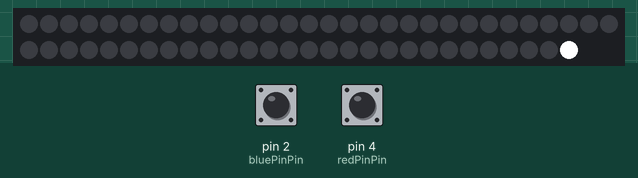
This sketch was run on a simulated Arduino Uno, built with avr-gcc and run on an emulated ATmega328P. Parts: 58 RGB LEDs in strip order, left to right, continuing on the next row. The inputs (shaded band) are chosen by the test bench; at power-on: pin 2 (bluePinPin) HIGH, pin 4 (redPinPin) HIGH. Dim RGB values are drawn brighter than linear.

Above: at 0.1 s.
At 9.9 s:
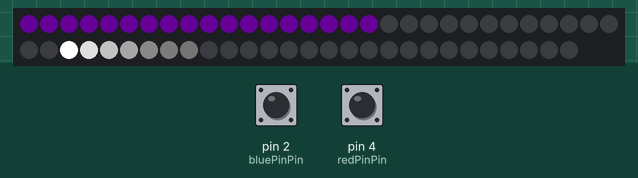
At 19.9 s:
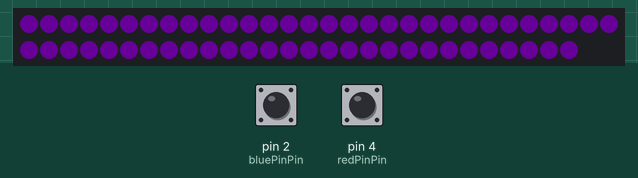
At 27.6 s:
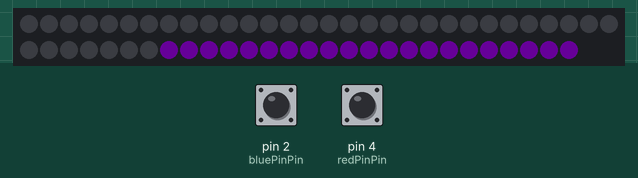
At 35.8 s:
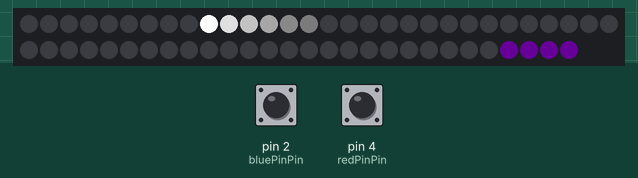
At 38.78 s:
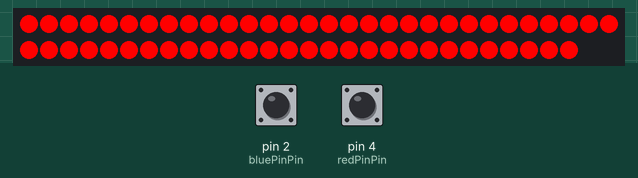

The sketch:

_2018rainbowsS1.ino
```cpp
#include "FastLED.h"
#define lct 58
#define DATA_PIN 9
#define PURPLE_HUE 200
#define redPinPin  4
#define bluePinPin 2
//blue HIGH, red HIGH: standBy //rainbows and purple
//blue LOW, red HIGH: seesCube //green
//blue HIGH, red LOW: hasCube //yellow
//blue LOW, blue LOW: timeAlert //flash red

CRGB leds[lct];
float p = lct + 6;
float r = lct + 6;
float t = 0;
float ps = 0;
boolean pu = false;
boolean bluePinVal = false;
boolean redPinVal = false;
void setup() {
  FastLED.addLeds<WS2812B, DATA_PIN, GRB>(leds, lct);
  pinMode(redPinPin, INPUT_PULLUP);
  pinMode(bluePinPin, INPUT_PULLUP);
  starta();
}
void loop() {
  readInputPins();
  if (bluePinVal == false && redPinVal == false) {
    standBy(); //rainbows and purple
  }
  if (bluePinVal == false && redPinVal == true) {
    seesCube(); //green
  }
  if (bluePinVal == true && redPinVal == false) {
    hasCube(); //purple
  }
  if (bluePinVal == true && redPinVal == true) {
    timeAlert(333, 7); //flash red
  }
}
void seesCube() {
  setAllLEDsRGB(200, 200, 0);
  FastLED.show();
}
void hasCube() {
  setAllLEDsRGB(155, 0, 155);
  FastLED.show();
}
void timeAlert(int d, int n) {
  for (int i = 0; i < n; i++) {
    setAllLEDsRGB(255, 0, 0);
    FastLED.show();
    delay(d / 2);
    setAllLEDsRGB(0, 0, 0);
    FastLED.show();
    delay(d / 2);
  }
}
void standBy() {
  for (int i = r; i < lct; i++) {
    ledHSV(i, map(int(i + lct + t + 210) % lct, 0, lct - 1, 0, 255), 255, 105);
  }
  if (ps < .6) {
    ps += .0004;
  }
  if (r > 0) {
    r -= ps;
  }
  t += .15;
  if (t <= 0) {
    t = lct;
  }
  if (pu == true) {
    p += ps;
    if (p > lct - 2) {
      pu = false;
    }
  } else {
    p -= ps;
    if (p <= 0) {
      pu = true;
    }
  }
  ledHSV(p, PURPLE_HUE, 255, 255);
  ledHSV(p + 1, PURPLE_HUE, 255, 210);
  ledHSV(p - 1, PURPLE_HUE, 255, 210);
  ledHSV(p + 2, PURPLE_HUE, 255, 180);
  ledHSV(p - 2, PURPLE_HUE, 255, 180);
  ledHSV(p + 3, PURPLE_HUE, 255, 150);
  ledHSV(p - 3, PURPLE_HUE, 255, 150);
  ledHSV(p + 4, PURPLE_HUE, 255, 130);
  ledHSV(p - 4, PURPLE_HUE, 255, 130);
  ledHSV(p + 5, PURPLE_HUE, 255, 100);
  ledHSV(p - 5, PURPLE_HUE, 255, 100);
  FastLED.show();
}

void starta() {
  for (int i = 0; i < lct + 2; i++) {
    ledHSV(i - 1, 210, 255, 100);
    for (int j = lct - 1; j > i - 7; j--) {
      ledHSV(j, 0, 0, 255);
      ledHSV(j + 1, 0, 0, 200);
      ledHSV(j + 2, 0, 0, 150);
      ledHSV(j + 3, 0, 0, 100);
      ledHSV(j + 4, 0, 0, 50);
      ledHSV(j + 5, 0, 0, 25);
      ledHSV(j + 6, 0, 0, 10);
      ledHSV(j + 7, 0, 0, 0);
      ledHSV(i - 1, PURPLE_HUE, 255, 100);
      ledHSV(i - 2, PURPLE_HUE, 255, 100);
      ledHSV(i - 3, PURPLE_HUE, 255, 100);
      ledHSV(i - 4, PURPLE_HUE, 255, 100);
      ledHSV(i - 5, PURPLE_HUE, 255, 100);
      ledHSV(i - 6, PURPLE_HUE, 255, 100);
      ledHSV(i - 7, PURPLE_HUE, 255, 100);
      ledHSV(i - 8, PURPLE_HUE, 255, 100);
      FastLED.show();
      delay(7);
    }
  }
  for (int i = 0; i < lct - 5; i++) {
    for (int j = i; j >= -6; j--) {
      ledHSV(j - 1, 0, 0, 255);
      ledHSV(j, 0, 0, 200);
      ledHSV(j + 1, 0, 0, 150);
      ledHSV(j + 2, 0, 0, 100);
      ledHSV(j + 3, 0, 0, 50);
      ledHSV(j + 4, 0, 0, 25);
      ledHSV(j + 5, 0, 0, 0);
      FastLED.show();
      delay(8);
    }
  }
}
void readInputPins() {
  if (digitalRead(redPinPin) == LOW) {
    redPinVal = false;
  }
  else {
    redPinVal = true;
  }
  if (digitalRead(bluePinPin) == LOW) {
    bluePinVal = false;
  }
  else {
    bluePinVal = true;
  }
}
void setAllLEDsHSV(int HUE, int SAT, int VAL) {
  for (int i = 0; i < lct; i++) {
    ledHSV(i, HUE, SAT, VAL);
  }
}
void ledHSV(int J, int HUE, int SAT, int VAL) {
  if (J >= 0 && J < lct) {
    leds[J] = CHSV(HUE, SAT, VAL);
  }
}
void setAllLEDsRGB(int R, int G, int B) {
  for (int i = 0; i < lct; i++) {
    ledRGB(i, R, G, B);
  }
}
void ledRGB(int J, int R, int G, int B) {
  if (J >= 0 && J < lct) {
    leds[J] = CRGB(R, G, B);
  }
}
```
